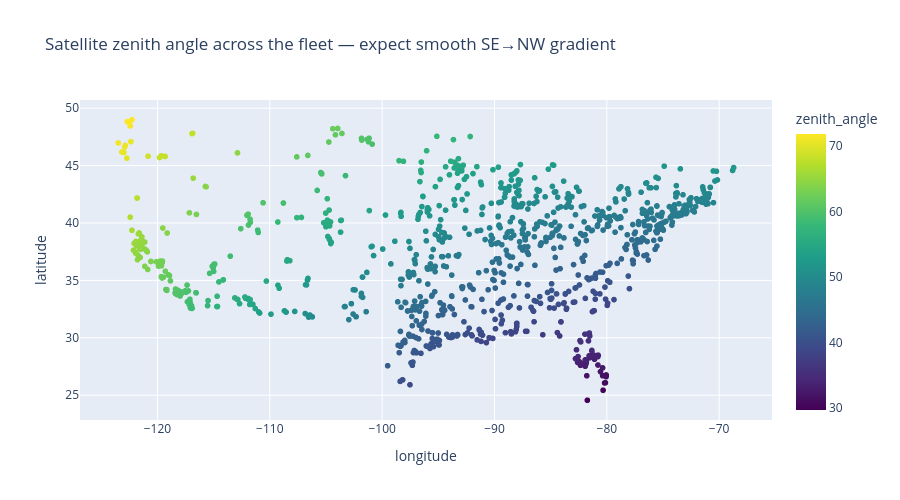

Here is the notebook cell this chart was saved with:
### Code cell
fig = px.scatter(
    statics,
    x="longitude",
    y="latitude",
    color="zenith_angle",
    color_continuous_scale="Viridis",
    height=500,
    width=900,
    title="Satellite zenith angle across the fleet — expect smooth SE→NW gradient",
    hover_data=["facility_id", "capacity_mw"],
)
fig.show()

### Figure 1 — Plotly figure (JSON) as saved in the notebook; plotly's stock layout.template omitted (floating-point values rounded to 4 significant figures; data arrays with more than 128 entries replaced by an {"elided": "..."} marker saying what was removed)
{"data": [{"customdata": {"elided": "1158x2 float values"}, "hovertemplate": "longitude=%{x}<br>latitude=%{y}<br>facility_id=%{customdata[0]}<br>capacity_mw=%{customdata[1]}<br>zenith_angle=%{marker.color}<extra></extra>", "legendgroup": "", "marker": {"color": {"elided": "1158 float values"}, "coloraxis": "coloraxis", "symbol": "circle"}, "mode": "markers", "name": "", "showlegend": false, "type": "scattergl", "x": {"elided": "1158 float values"}, "xaxis": "x", "y": {"elided": "1158 float values"}, "yaxis": "y"}], "layout": {"coloraxis": {"colorbar": {"title": {"text": "zenith_angle"}}, "colorscale": [[0, "#440154"], [0.1111, "#482878"], [0.2222, "#3e4989"], [0.3333, "#31688e"], [0.4444, "#26828e"], [0.5556, "#1f9e89"], [0.6667, "#35b779"], [0.7778, "#6ece58"], [0.8889, "#b5de2b"], [1, "#fde725"]]}, "height": 500, "legend": {"tracegroupgap": 0}, "title": {"text": "Satellite zenith angle across the fleet — expect smooth SE→NW gradient"}, "width": 900, "xaxis": {"anchor": "y", "domain": [0, 1], "title": {"text": "longitude"}}, "yaxis": {"anchor": "x", "domain": [0, 1], "title": {"text": "latitude"}}}}
